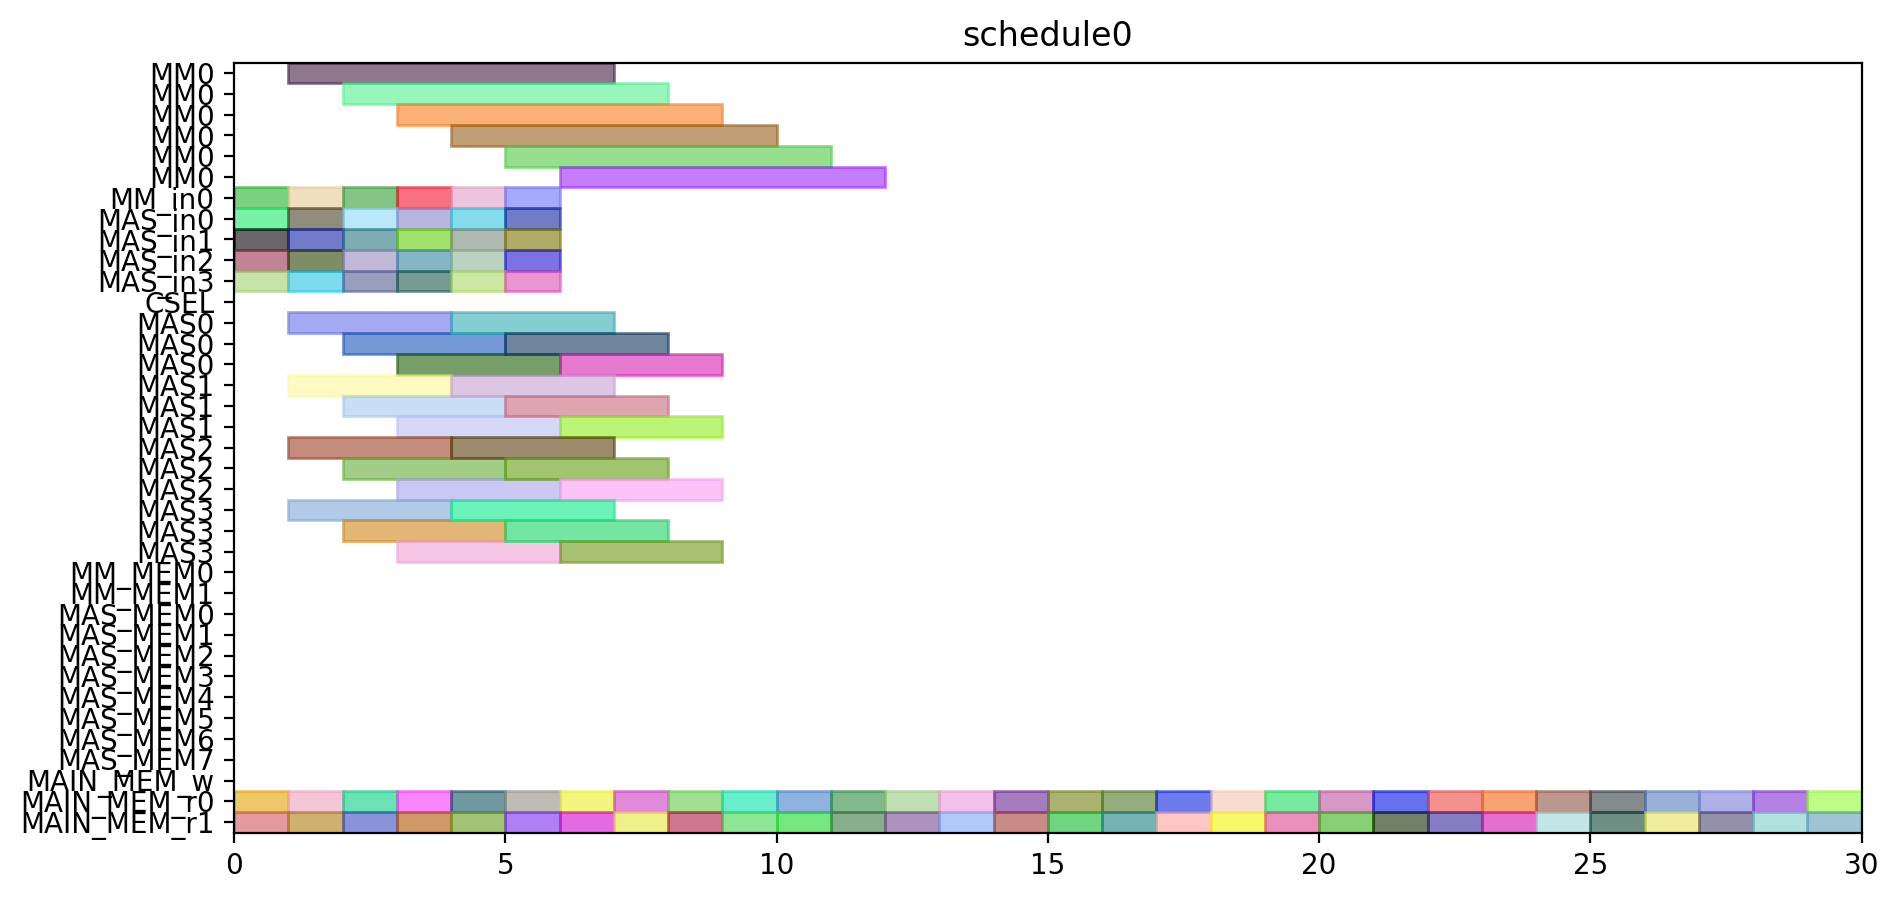

Write Python code to recreate this figure.
from pyschedule import Scenario, solvers, plotters, alt


def solve():
	horizon = 90
	S = Scenario("schedule0", horizon=horizon)

	# resource
	MM = S.Resources('MM', num=1, size=6)
	MM_in = S.Resources('MM_in', num=1)
	MAS_in = S.Resources('MAS_in', num=4)
	CSEL = S.Resource('CSEL')
	MAS = S.Resources('MAS', num=4, size=3, periods=range(1, horizon))
	MM_MEM = S.Resources('MM_MEM', num=2)
	MAS_MEM = S.Resources('MAS_MEM', num=8)
	MAIN_MEM_w = S.Resource('MAIN_MEM_w', size=1)
	MAIN_MEM_r = S.Resources('MAIN_MEM_r', num=2)

	# result of previous scheduling

	# new tasks
	c_t0_a1_0 = S.Task('c_t0_a1_0', length=3, delay_cost=1)
	c_t0_a1_0 += alt(MAS)
	c_t0_a1_0_in = S.Task('c_t0_a1_0_in', length=1, delay_cost=1)
	c_t0_a1_0_in += alt(MAS_in)
	S += c_t0_a1_0_in*MAS_in[0]<=c_t0_a1_0*MAS[0]

	S += c_t0_a1_0_in*MAS_in[1]<=c_t0_a1_0*MAS[1]

	S += c_t0_a1_0_in*MAS_in[2]<=c_t0_a1_0*MAS[2]

	S += c_t0_a1_0_in*MAS_in[3]<=c_t0_a1_0*MAS[3]

	c_t0_a1_0_mem0 = S.Task('c_t0_a1_0_mem0', length=1, delay_cost=1)
	c_t0_a1_0_mem0 += MAIN_MEM_r[0]
	c_t0_a1_0_mem1 = S.Task('c_t0_a1_0_mem1', length=1, delay_cost=1)
	c_t0_a1_0_mem1 += MAIN_MEM_r[1]
	c_t0_a1_1 = S.Task('c_t0_a1_1', length=3, delay_cost=1)
	c_t0_a1_1 += alt(MAS)
	c_t0_a1_1_in = S.Task('c_t0_a1_1_in', length=1, delay_cost=1)
	c_t0_a1_1_in += alt(MAS_in)
	S += c_t0_a1_1_in*MAS_in[0]<=c_t0_a1_1*MAS[0]

	S += c_t0_a1_1_in*MAS_in[1]<=c_t0_a1_1*MAS[1]

	S += c_t0_a1_1_in*MAS_in[2]<=c_t0_a1_1*MAS[2]

	S += c_t0_a1_1_in*MAS_in[3]<=c_t0_a1_1*MAS[3]

	c_t0_a1_1_mem0 = S.Task('c_t0_a1_1_mem0', length=1, delay_cost=1)
	c_t0_a1_1_mem0 += MAIN_MEM_r[0]
	c_t0_a1_1_mem1 = S.Task('c_t0_a1_1_mem1', length=1, delay_cost=1)
	c_t0_a1_1_mem1 += MAIN_MEM_r[1]
	c_t0_t10 = S.Task('c_t0_t10', length=3, delay_cost=1)
	c_t0_t10 += alt(MAS)
	c_t0_t10_in = S.Task('c_t0_t10_in', length=1, delay_cost=1)
	c_t0_t10_in += alt(MAS_in)
	S += c_t0_t10_in*MAS_in[0]<=c_t0_t10*MAS[0]

	S += c_t0_t10_in*MAS_in[1]<=c_t0_t10*MAS[1]

	S += c_t0_t10_in*MAS_in[2]<=c_t0_t10*MAS[2]

	S += c_t0_t10_in*MAS_in[3]<=c_t0_t10*MAS[3]

	c_t0_t10_mem0 = S.Task('c_t0_t10_mem0', length=1, delay_cost=1)
	c_t0_t10_mem0 += MAIN_MEM_r[0]
	c_t0_t10_mem1 = S.Task('c_t0_t10_mem1', length=1, delay_cost=1)
	c_t0_t10_mem1 += MAIN_MEM_r[1]
	c_t0_t11 = S.Task('c_t0_t11', length=3, delay_cost=1)
	c_t0_t11 += alt(MAS)
	c_t0_t11_in = S.Task('c_t0_t11_in', length=1, delay_cost=1)
	c_t0_t11_in += alt(MAS_in)
	S += c_t0_t11_in*MAS_in[0]<=c_t0_t11*MAS[0]

	S += c_t0_t11_in*MAS_in[1]<=c_t0_t11*MAS[1]

	S += c_t0_t11_in*MAS_in[2]<=c_t0_t11*MAS[2]

	S += c_t0_t11_in*MAS_in[3]<=c_t0_t11*MAS[3]

	c_t0_t11_mem0 = S.Task('c_t0_t11_mem0', length=1, delay_cost=1)
	c_t0_t11_mem0 += MAIN_MEM_r[0]
	c_t0_t11_mem1 = S.Task('c_t0_t11_mem1', length=1, delay_cost=1)
	c_t0_t11_mem1 += MAIN_MEM_r[1]
	c_t0_t3_t0 = S.Task('c_t0_t3_t0', length=6, delay_cost=1)
	c_t0_t3_t0 += alt(MM)
	c_t0_t3_t0_in = S.Task('c_t0_t3_t0_in', length=1, delay_cost=1)
	c_t0_t3_t0_in += alt(MM_in)
	S += c_t0_t3_t0_in*MM_in[0]<=c_t0_t3_t0*MM[0]

	c_t0_t3_t0_mem0 = S.Task('c_t0_t3_t0_mem0', length=1, delay_cost=1)
	c_t0_t3_t0_mem0 += MAIN_MEM_r[0]
	c_t0_t3_t0_mem1 = S.Task('c_t0_t3_t0_mem1', length=1, delay_cost=1)
	c_t0_t3_t0_mem1 += MAIN_MEM_r[1]
	c_t0_t3_t1 = S.Task('c_t0_t3_t1', length=6, delay_cost=1)
	c_t0_t3_t1 += alt(MM)
	c_t0_t3_t1_in = S.Task('c_t0_t3_t1_in', length=1, delay_cost=1)
	c_t0_t3_t1_in += alt(MM_in)
	S += c_t0_t3_t1_in*MM_in[0]<=c_t0_t3_t1*MM[0]

	c_t0_t3_t1_mem0 = S.Task('c_t0_t3_t1_mem0', length=1, delay_cost=1)
	c_t0_t3_t1_mem0 += MAIN_MEM_r[0]
	c_t0_t3_t1_mem1 = S.Task('c_t0_t3_t1_mem1', length=1, delay_cost=1)
	c_t0_t3_t1_mem1 += MAIN_MEM_r[1]
	c_t0_t3_t2 = S.Task('c_t0_t3_t2', length=3, delay_cost=1)
	c_t0_t3_t2 += alt(MAS)
	c_t0_t3_t2_in = S.Task('c_t0_t3_t2_in', length=1, delay_cost=1)
	c_t0_t3_t2_in += alt(MAS_in)
	S += c_t0_t3_t2_in*MAS_in[0]<=c_t0_t3_t2*MAS[0]

	S += c_t0_t3_t2_in*MAS_in[1]<=c_t0_t3_t2*MAS[1]

	S += c_t0_t3_t2_in*MAS_in[2]<=c_t0_t3_t2*MAS[2]

	S += c_t0_t3_t2_in*MAS_in[3]<=c_t0_t3_t2*MAS[3]

	c_t0_t3_t2_mem0 = S.Task('c_t0_t3_t2_mem0', length=1, delay_cost=1)
	c_t0_t3_t2_mem0 += MAIN_MEM_r[0]
	c_t0_t3_t2_mem1 = S.Task('c_t0_t3_t2_mem1', length=1, delay_cost=1)
	c_t0_t3_t2_mem1 += MAIN_MEM_r[1]
	c_t0_t3_t3 = S.Task('c_t0_t3_t3', length=3, delay_cost=1)
	c_t0_t3_t3 += alt(MAS)
	c_t0_t3_t3_in = S.Task('c_t0_t3_t3_in', length=1, delay_cost=1)
	c_t0_t3_t3_in += alt(MAS_in)
	S += c_t0_t3_t3_in*MAS_in[0]<=c_t0_t3_t3*MAS[0]

	S += c_t0_t3_t3_in*MAS_in[1]<=c_t0_t3_t3*MAS[1]

	S += c_t0_t3_t3_in*MAS_in[2]<=c_t0_t3_t3*MAS[2]

	S += c_t0_t3_t3_in*MAS_in[3]<=c_t0_t3_t3*MAS[3]

	c_t0_t3_t3_mem0 = S.Task('c_t0_t3_t3_mem0', length=1, delay_cost=1)
	c_t0_t3_t3_mem0 += MAIN_MEM_r[0]
	c_t0_t3_t3_mem1 = S.Task('c_t0_t3_t3_mem1', length=1, delay_cost=1)
	c_t0_t3_t3_mem1 += MAIN_MEM_r[1]
	c_t1_a1_0 = S.Task('c_t1_a1_0', length=3, delay_cost=1)
	c_t1_a1_0 += alt(MAS)
	c_t1_a1_0_in = S.Task('c_t1_a1_0_in', length=1, delay_cost=1)
	c_t1_a1_0_in += alt(MAS_in)
	S += c_t1_a1_0_in*MAS_in[0]<=c_t1_a1_0*MAS[0]

	S += c_t1_a1_0_in*MAS_in[1]<=c_t1_a1_0*MAS[1]

	S += c_t1_a1_0_in*MAS_in[2]<=c_t1_a1_0*MAS[2]

	S += c_t1_a1_0_in*MAS_in[3]<=c_t1_a1_0*MAS[3]

	c_t1_a1_0_mem0 = S.Task('c_t1_a1_0_mem0', length=1, delay_cost=1)
	c_t1_a1_0_mem0 += MAIN_MEM_r[0]
	c_t1_a1_0_mem1 = S.Task('c_t1_a1_0_mem1', length=1, delay_cost=1)
	c_t1_a1_0_mem1 += MAIN_MEM_r[1]
	c_t1_a1_1 = S.Task('c_t1_a1_1', length=3, delay_cost=1)
	c_t1_a1_1 += alt(MAS)
	c_t1_a1_1_in = S.Task('c_t1_a1_1_in', length=1, delay_cost=1)
	c_t1_a1_1_in += alt(MAS_in)
	S += c_t1_a1_1_in*MAS_in[0]<=c_t1_a1_1*MAS[0]

	S += c_t1_a1_1_in*MAS_in[1]<=c_t1_a1_1*MAS[1]

	S += c_t1_a1_1_in*MAS_in[2]<=c_t1_a1_1*MAS[2]

	S += c_t1_a1_1_in*MAS_in[3]<=c_t1_a1_1*MAS[3]

	c_t1_a1_1_mem0 = S.Task('c_t1_a1_1_mem0', length=1, delay_cost=1)
	c_t1_a1_1_mem0 += MAIN_MEM_r[0]
	c_t1_a1_1_mem1 = S.Task('c_t1_a1_1_mem1', length=1, delay_cost=1)
	c_t1_a1_1_mem1 += MAIN_MEM_r[1]
	c_t1_t10 = S.Task('c_t1_t10', length=3, delay_cost=1)
	c_t1_t10 += alt(MAS)
	c_t1_t10_in = S.Task('c_t1_t10_in', length=1, delay_cost=1)
	c_t1_t10_in += alt(MAS_in)
	S += c_t1_t10_in*MAS_in[0]<=c_t1_t10*MAS[0]

	S += c_t1_t10_in*MAS_in[1]<=c_t1_t10*MAS[1]

	S += c_t1_t10_in*MAS_in[2]<=c_t1_t10*MAS[2]

	S += c_t1_t10_in*MAS_in[3]<=c_t1_t10*MAS[3]

	c_t1_t10_mem0 = S.Task('c_t1_t10_mem0', length=1, delay_cost=1)
	c_t1_t10_mem0 += MAIN_MEM_r[0]
	c_t1_t10_mem1 = S.Task('c_t1_t10_mem1', length=1, delay_cost=1)
	c_t1_t10_mem1 += MAIN_MEM_r[1]
	c_t1_t11 = S.Task('c_t1_t11', length=3, delay_cost=1)
	c_t1_t11 += alt(MAS)
	c_t1_t11_in = S.Task('c_t1_t11_in', length=1, delay_cost=1)
	c_t1_t11_in += alt(MAS_in)
	S += c_t1_t11_in*MAS_in[0]<=c_t1_t11*MAS[0]

	S += c_t1_t11_in*MAS_in[1]<=c_t1_t11*MAS[1]

	S += c_t1_t11_in*MAS_in[2]<=c_t1_t11*MAS[2]

	S += c_t1_t11_in*MAS_in[3]<=c_t1_t11*MAS[3]

	c_t1_t11_mem0 = S.Task('c_t1_t11_mem0', length=1, delay_cost=1)
	c_t1_t11_mem0 += MAIN_MEM_r[0]
	c_t1_t11_mem1 = S.Task('c_t1_t11_mem1', length=1, delay_cost=1)
	c_t1_t11_mem1 += MAIN_MEM_r[1]
	c_t1_t3_t0 = S.Task('c_t1_t3_t0', length=6, delay_cost=1)
	c_t1_t3_t0 += alt(MM)
	c_t1_t3_t0_in = S.Task('c_t1_t3_t0_in', length=1, delay_cost=1)
	c_t1_t3_t0_in += alt(MM_in)
	S += c_t1_t3_t0_in*MM_in[0]<=c_t1_t3_t0*MM[0]

	c_t1_t3_t0_mem0 = S.Task('c_t1_t3_t0_mem0', length=1, delay_cost=1)
	c_t1_t3_t0_mem0 += MAIN_MEM_r[0]
	c_t1_t3_t0_mem1 = S.Task('c_t1_t3_t0_mem1', length=1, delay_cost=1)
	c_t1_t3_t0_mem1 += MAIN_MEM_r[1]
	c_t1_t3_t1 = S.Task('c_t1_t3_t1', length=6, delay_cost=1)
	c_t1_t3_t1 += alt(MM)
	c_t1_t3_t1_in = S.Task('c_t1_t3_t1_in', length=1, delay_cost=1)
	c_t1_t3_t1_in += alt(MM_in)
	S += c_t1_t3_t1_in*MM_in[0]<=c_t1_t3_t1*MM[0]

	c_t1_t3_t1_mem0 = S.Task('c_t1_t3_t1_mem0', length=1, delay_cost=1)
	c_t1_t3_t1_mem0 += MAIN_MEM_r[0]
	c_t1_t3_t1_mem1 = S.Task('c_t1_t3_t1_mem1', length=1, delay_cost=1)
	c_t1_t3_t1_mem1 += MAIN_MEM_r[1]
	c_t1_t3_t2 = S.Task('c_t1_t3_t2', length=3, delay_cost=1)
	c_t1_t3_t2 += alt(MAS)
	c_t1_t3_t2_in = S.Task('c_t1_t3_t2_in', length=1, delay_cost=1)
	c_t1_t3_t2_in += alt(MAS_in)
	S += c_t1_t3_t2_in*MAS_in[0]<=c_t1_t3_t2*MAS[0]

	S += c_t1_t3_t2_in*MAS_in[1]<=c_t1_t3_t2*MAS[1]

	S += c_t1_t3_t2_in*MAS_in[2]<=c_t1_t3_t2*MAS[2]

	S += c_t1_t3_t2_in*MAS_in[3]<=c_t1_t3_t2*MAS[3]

	c_t1_t3_t2_mem0 = S.Task('c_t1_t3_t2_mem0', length=1, delay_cost=1)
	c_t1_t3_t2_mem0 += MAIN_MEM_r[0]
	c_t1_t3_t2_mem1 = S.Task('c_t1_t3_t2_mem1', length=1, delay_cost=1)
	c_t1_t3_t2_mem1 += MAIN_MEM_r[1]
	c_t1_t3_t3 = S.Task('c_t1_t3_t3', length=3, delay_cost=1)
	c_t1_t3_t3 += alt(MAS)
	c_t1_t3_t3_in = S.Task('c_t1_t3_t3_in', length=1, delay_cost=1)
	c_t1_t3_t3_in += alt(MAS_in)
	S += c_t1_t3_t3_in*MAS_in[0]<=c_t1_t3_t3*MAS[0]

	S += c_t1_t3_t3_in*MAS_in[1]<=c_t1_t3_t3*MAS[1]

	S += c_t1_t3_t3_in*MAS_in[2]<=c_t1_t3_t3*MAS[2]

	S += c_t1_t3_t3_in*MAS_in[3]<=c_t1_t3_t3*MAS[3]

	c_t1_t3_t3_mem0 = S.Task('c_t1_t3_t3_mem0', length=1, delay_cost=1)
	c_t1_t3_t3_mem0 += MAIN_MEM_r[0]
	c_t1_t3_t3_mem1 = S.Task('c_t1_t3_t3_mem1', length=1, delay_cost=1)
	c_t1_t3_t3_mem1 += MAIN_MEM_r[1]
	c_t2_a1_0 = S.Task('c_t2_a1_0', length=3, delay_cost=1)
	c_t2_a1_0 += alt(MAS)
	c_t2_a1_0_in = S.Task('c_t2_a1_0_in', length=1, delay_cost=1)
	c_t2_a1_0_in += alt(MAS_in)
	S += c_t2_a1_0_in*MAS_in[0]<=c_t2_a1_0*MAS[0]

	S += c_t2_a1_0_in*MAS_in[1]<=c_t2_a1_0*MAS[1]

	S += c_t2_a1_0_in*MAS_in[2]<=c_t2_a1_0*MAS[2]

	S += c_t2_a1_0_in*MAS_in[3]<=c_t2_a1_0*MAS[3]

	c_t2_a1_0_mem0 = S.Task('c_t2_a1_0_mem0', length=1, delay_cost=1)
	c_t2_a1_0_mem0 += MAIN_MEM_r[0]
	c_t2_a1_0_mem1 = S.Task('c_t2_a1_0_mem1', length=1, delay_cost=1)
	c_t2_a1_0_mem1 += MAIN_MEM_r[1]
	c_t2_a1_1 = S.Task('c_t2_a1_1', length=3, delay_cost=1)
	c_t2_a1_1 += alt(MAS)
	c_t2_a1_1_in = S.Task('c_t2_a1_1_in', length=1, delay_cost=1)
	c_t2_a1_1_in += alt(MAS_in)
	S += c_t2_a1_1_in*MAS_in[0]<=c_t2_a1_1*MAS[0]

	S += c_t2_a1_1_in*MAS_in[1]<=c_t2_a1_1*MAS[1]

	S += c_t2_a1_1_in*MAS_in[2]<=c_t2_a1_1*MAS[2]

	S += c_t2_a1_1_in*MAS_in[3]<=c_t2_a1_1*MAS[3]

	c_t2_a1_1_mem0 = S.Task('c_t2_a1_1_mem0', length=1, delay_cost=1)
	c_t2_a1_1_mem0 += MAIN_MEM_r[0]
	c_t2_a1_1_mem1 = S.Task('c_t2_a1_1_mem1', length=1, delay_cost=1)
	c_t2_a1_1_mem1 += MAIN_MEM_r[1]
	c_t2_t10 = S.Task('c_t2_t10', length=3, delay_cost=1)
	c_t2_t10 += alt(MAS)
	c_t2_t10_in = S.Task('c_t2_t10_in', length=1, delay_cost=1)
	c_t2_t10_in += alt(MAS_in)
	S += c_t2_t10_in*MAS_in[0]<=c_t2_t10*MAS[0]

	S += c_t2_t10_in*MAS_in[1]<=c_t2_t10*MAS[1]

	S += c_t2_t10_in*MAS_in[2]<=c_t2_t10*MAS[2]

	S += c_t2_t10_in*MAS_in[3]<=c_t2_t10*MAS[3]

	c_t2_t10_mem0 = S.Task('c_t2_t10_mem0', length=1, delay_cost=1)
	c_t2_t10_mem0 += MAIN_MEM_r[0]
	c_t2_t10_mem1 = S.Task('c_t2_t10_mem1', length=1, delay_cost=1)
	c_t2_t10_mem1 += MAIN_MEM_r[1]
	c_t2_t11 = S.Task('c_t2_t11', length=3, delay_cost=1)
	c_t2_t11 += alt(MAS)
	c_t2_t11_in = S.Task('c_t2_t11_in', length=1, delay_cost=1)
	c_t2_t11_in += alt(MAS_in)
	S += c_t2_t11_in*MAS_in[0]<=c_t2_t11*MAS[0]

	S += c_t2_t11_in*MAS_in[1]<=c_t2_t11*MAS[1]

	S += c_t2_t11_in*MAS_in[2]<=c_t2_t11*MAS[2]

	S += c_t2_t11_in*MAS_in[3]<=c_t2_t11*MAS[3]

	c_t2_t11_mem0 = S.Task('c_t2_t11_mem0', length=1, delay_cost=1)
	c_t2_t11_mem0 += MAIN_MEM_r[0]
	c_t2_t11_mem1 = S.Task('c_t2_t11_mem1', length=1, delay_cost=1)
	c_t2_t11_mem1 += MAIN_MEM_r[1]
	c_t2_t3_t0 = S.Task('c_t2_t3_t0', length=6, delay_cost=1)
	c_t2_t3_t0 += alt(MM)
	c_t2_t3_t0_in = S.Task('c_t2_t3_t0_in', length=1, delay_cost=1)
	c_t2_t3_t0_in += alt(MM_in)
	S += c_t2_t3_t0_in*MM_in[0]<=c_t2_t3_t0*MM[0]

	c_t2_t3_t0_mem0 = S.Task('c_t2_t3_t0_mem0', length=1, delay_cost=1)
	c_t2_t3_t0_mem0 += MAIN_MEM_r[0]
	c_t2_t3_t0_mem1 = S.Task('c_t2_t3_t0_mem1', length=1, delay_cost=1)
	c_t2_t3_t0_mem1 += MAIN_MEM_r[1]
	c_t2_t3_t1 = S.Task('c_t2_t3_t1', length=6, delay_cost=1)
	c_t2_t3_t1 += alt(MM)
	c_t2_t3_t1_in = S.Task('c_t2_t3_t1_in', length=1, delay_cost=1)
	c_t2_t3_t1_in += alt(MM_in)
	S += c_t2_t3_t1_in*MM_in[0]<=c_t2_t3_t1*MM[0]

	c_t2_t3_t1_mem0 = S.Task('c_t2_t3_t1_mem0', length=1, delay_cost=1)
	c_t2_t3_t1_mem0 += MAIN_MEM_r[0]
	c_t2_t3_t1_mem1 = S.Task('c_t2_t3_t1_mem1', length=1, delay_cost=1)
	c_t2_t3_t1_mem1 += MAIN_MEM_r[1]
	c_t2_t3_t2 = S.Task('c_t2_t3_t2', length=3, delay_cost=1)
	c_t2_t3_t2 += alt(MAS)
	c_t2_t3_t2_in = S.Task('c_t2_t3_t2_in', length=1, delay_cost=1)
	c_t2_t3_t2_in += alt(MAS_in)
	S += c_t2_t3_t2_in*MAS_in[0]<=c_t2_t3_t2*MAS[0]

	S += c_t2_t3_t2_in*MAS_in[1]<=c_t2_t3_t2*MAS[1]

	S += c_t2_t3_t2_in*MAS_in[2]<=c_t2_t3_t2*MAS[2]

	S += c_t2_t3_t2_in*MAS_in[3]<=c_t2_t3_t2*MAS[3]

	c_t2_t3_t2_mem0 = S.Task('c_t2_t3_t2_mem0', length=1, delay_cost=1)
	c_t2_t3_t2_mem0 += MAIN_MEM_r[0]
	c_t2_t3_t2_mem1 = S.Task('c_t2_t3_t2_mem1', length=1, delay_cost=1)
	c_t2_t3_t2_mem1 += MAIN_MEM_r[1]
	c_t2_t3_t3 = S.Task('c_t2_t3_t3', length=3, delay_cost=1)
	c_t2_t3_t3 += alt(MAS)
	c_t2_t3_t3_in = S.Task('c_t2_t3_t3_in', length=1, delay_cost=1)
	c_t2_t3_t3_in += alt(MAS_in)
	S += c_t2_t3_t3_in*MAS_in[0]<=c_t2_t3_t3*MAS[0]

	S += c_t2_t3_t3_in*MAS_in[1]<=c_t2_t3_t3*MAS[1]

	S += c_t2_t3_t3_in*MAS_in[2]<=c_t2_t3_t3*MAS[2]

	S += c_t2_t3_t3_in*MAS_in[3]<=c_t2_t3_t3*MAS[3]

	c_t2_t3_t3_mem0 = S.Task('c_t2_t3_t3_mem0', length=1, delay_cost=1)
	c_t2_t3_t3_mem0 += MAIN_MEM_r[0]
	c_t2_t3_t3_mem1 = S.Task('c_t2_t3_t3_mem1', length=1, delay_cost=1)
	c_t2_t3_t3_mem1 += MAIN_MEM_r[1]
	c_t3000 = S.Task('c_t3000', length=3, delay_cost=1)
	c_t3000 += alt(MAS)
	c_t3000_in = S.Task('c_t3000_in', length=1, delay_cost=1)
	c_t3000_in += alt(MAS_in)
	S += c_t3000_in*MAS_in[0]<=c_t3000*MAS[0]

	S += c_t3000_in*MAS_in[1]<=c_t3000*MAS[1]

	S += c_t3000_in*MAS_in[2]<=c_t3000*MAS[2]

	S += c_t3000_in*MAS_in[3]<=c_t3000*MAS[3]

	c_t3000_mem0 = S.Task('c_t3000_mem0', length=1, delay_cost=1)
	c_t3000_mem0 += MAIN_MEM_r[0]
	c_t3000_mem1 = S.Task('c_t3000_mem1', length=1, delay_cost=1)
	c_t3000_mem1 += MAIN_MEM_r[1]
	c_t3001 = S.Task('c_t3001', length=3, delay_cost=1)
	c_t3001 += alt(MAS)
	c_t3001_in = S.Task('c_t3001_in', length=1, delay_cost=1)
	c_t3001_in += alt(MAS_in)
	S += c_t3001_in*MAS_in[0]<=c_t3001*MAS[0]

	S += c_t3001_in*MAS_in[1]<=c_t3001*MAS[1]

	S += c_t3001_in*MAS_in[2]<=c_t3001*MAS[2]

	S += c_t3001_in*MAS_in[3]<=c_t3001*MAS[3]

	c_t3001_mem0 = S.Task('c_t3001_mem0', length=1, delay_cost=1)
	c_t3001_mem0 += MAIN_MEM_r[0]
	c_t3001_mem1 = S.Task('c_t3001_mem1', length=1, delay_cost=1)
	c_t3001_mem1 += MAIN_MEM_r[1]
	c_t3010 = S.Task('c_t3010', length=3, delay_cost=1)
	c_t3010 += alt(MAS)
	c_t3010_in = S.Task('c_t3010_in', length=1, delay_cost=1)
	c_t3010_in += alt(MAS_in)
	S += c_t3010_in*MAS_in[0]<=c_t3010*MAS[0]

	S += c_t3010_in*MAS_in[1]<=c_t3010*MAS[1]

	S += c_t3010_in*MAS_in[2]<=c_t3010*MAS[2]

	S += c_t3010_in*MAS_in[3]<=c_t3010*MAS[3]

	c_t3010_mem0 = S.Task('c_t3010_mem0', length=1, delay_cost=1)
	c_t3010_mem0 += MAIN_MEM_r[0]
	c_t3010_mem1 = S.Task('c_t3010_mem1', length=1, delay_cost=1)
	c_t3010_mem1 += MAIN_MEM_r[1]
	c_t3011 = S.Task('c_t3011', length=3, delay_cost=1)
	c_t3011 += alt(MAS)
	c_t3011_in = S.Task('c_t3011_in', length=1, delay_cost=1)
	c_t3011_in += alt(MAS_in)
	S += c_t3011_in*MAS_in[0]<=c_t3011*MAS[0]

	S += c_t3011_in*MAS_in[1]<=c_t3011*MAS[1]

	S += c_t3011_in*MAS_in[2]<=c_t3011*MAS[2]

	S += c_t3011_in*MAS_in[3]<=c_t3011*MAS[3]

	c_t3011_mem0 = S.Task('c_t3011_mem0', length=1, delay_cost=1)
	c_t3011_mem0 += MAIN_MEM_r[0]
	c_t3011_mem1 = S.Task('c_t3011_mem1', length=1, delay_cost=1)
	c_t3011_mem1 += MAIN_MEM_r[1]
	c_t4000 = S.Task('c_t4000', length=3, delay_cost=1)
	c_t4000 += alt(MAS)
	c_t4000_in = S.Task('c_t4000_in', length=1, delay_cost=1)
	c_t4000_in += alt(MAS_in)
	S += c_t4000_in*MAS_in[0]<=c_t4000*MAS[0]

	S += c_t4000_in*MAS_in[1]<=c_t4000*MAS[1]

	S += c_t4000_in*MAS_in[2]<=c_t4000*MAS[2]

	S += c_t4000_in*MAS_in[3]<=c_t4000*MAS[3]

	c_t4000_mem0 = S.Task('c_t4000_mem0', length=1, delay_cost=1)
	c_t4000_mem0 += MAIN_MEM_r[0]
	c_t4000_mem1 = S.Task('c_t4000_mem1', length=1, delay_cost=1)
	c_t4000_mem1 += MAIN_MEM_r[1]
	c_t4001 = S.Task('c_t4001', length=3, delay_cost=1)
	c_t4001 += alt(MAS)
	c_t4001_in = S.Task('c_t4001_in', length=1, delay_cost=1)
	c_t4001_in += alt(MAS_in)
	S += c_t4001_in*MAS_in[0]<=c_t4001*MAS[0]

	S += c_t4001_in*MAS_in[1]<=c_t4001*MAS[1]

	S += c_t4001_in*MAS_in[2]<=c_t4001*MAS[2]

	S += c_t4001_in*MAS_in[3]<=c_t4001*MAS[3]

	c_t4001_mem0 = S.Task('c_t4001_mem0', length=1, delay_cost=1)
	c_t4001_mem0 += MAIN_MEM_r[0]
	c_t4001_mem1 = S.Task('c_t4001_mem1', length=1, delay_cost=1)
	c_t4001_mem1 += MAIN_MEM_r[1]
	solvers.mip.solve(S,msg=1,kind='CPLEX',ratio_gap=1.01)

	solution = [['hoge']*len(S.solution()[1]) for i in range(len(S.solution()))]
	for i in range(len(S.solution())):
		for j in range(len(S.solution()[i])):
			solution[i][j]=str(S.solution()[i][j])
	print(solution)

	cycles = int(solution[-1][3])

	pic_file_name = "/home/mfukuda/ABE/multiRAM_multiMAS_16mux/scheduling_result/stage6MM1_stage3MAS4/SQR/schedule0.png"
	if(S.solution() != []):
		plotters.matplotlib.plot(S,img_filename=pic_file_name, show_task_labels=False, fig_size=(cycles*0.25+3, 5))

	return solution
